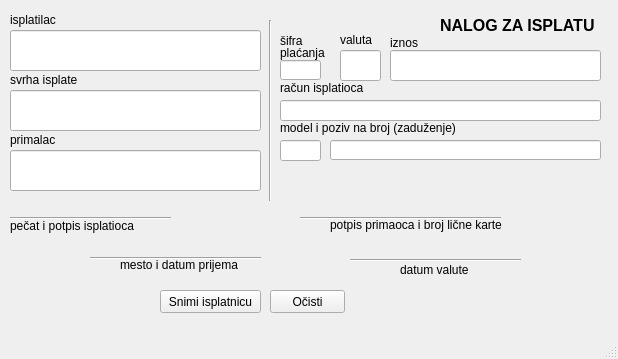
<?xml version="1.0" encoding="UTF-8"?>
<ui version="4.0">
 <class>FormaNalogIsplata</class>
 <widget class="QMainWindow" name="FormaNalogIsplata">
  <property name="geometry">
   <rect>
    <x>0</x>
    <y>0</y>
    <width>618</width>
    <height>359</height>
   </rect>
  </property>
  <property name="windowTitle">
   <string>Nalog za isplatu</string>
  </property>
  <widget class="QWidget" name="centralwidget">
   <widget class="QLabel" name="label_9">
    <property name="geometry">
     <rect>
      <x>340</x>
      <y>30</y>
      <width>51</width>
      <height>20</height>
     </rect>
    </property>
    <property name="text">
     <string>valuta</string>
    </property>
   </widget>
   <widget class="QLineEdit" name="lineEdit">
    <property name="geometry">
     <rect>
      <x>10</x>
      <y>30</y>
      <width>251</width>
      <height>41</height>
     </rect>
    </property>
   </widget>
   <widget class="QLabel" name="label_11">
    <property name="geometry">
     <rect>
      <x>280</x>
      <y>80</y>
      <width>111</width>
      <height>16</height>
     </rect>
    </property>
    <property name="text">
     <string>račun isplatioca</string>
    </property>
   </widget>
   <widget class="Line" name="line">
    <property name="geometry">
     <rect>
      <x>260</x>
      <y>20</y>
      <width>20</width>
      <height>181</height>
     </rect>
    </property>
    <property name="orientation">
     <enum>Qt::Vertical</enum>
    </property>
   </widget>
   <widget class="QLineEdit" name="lineEdit_3">
    <property name="geometry">
     <rect>
      <x>340</x>
      <y>50</y>
      <width>41</width>
      <height>31</height>
     </rect>
    </property>
   </widget>
   <widget class="Line" name="line_4">
    <property name="geometry">
     <rect>
      <x>350</x>
      <y>250</y>
      <width>171</width>
      <height>21</height>
     </rect>
    </property>
    <property name="orientation">
     <enum>Qt::Horizontal</enum>
    </property>
   </widget>
   <widget class="QPushButton" name="pushButton_2">
    <property name="geometry">
     <rect>
      <x>270</x>
      <y>290</y>
      <width>75</width>
      <height>23</height>
     </rect>
    </property>
    <property name="text">
     <string>Očisti</string>
    </property>
   </widget>
   <widget class="QLabel" name="label_7">
    <property name="geometry">
     <rect>
      <x>400</x>
      <y>260</y>
      <width>71</width>
      <height>20</height>
     </rect>
    </property>
    <property name="text">
     <string>datum valute</string>
    </property>
   </widget>
   <widget class="QLineEdit" name="lineEdit_8">
    <property name="geometry">
     <rect>
      <x>280</x>
      <y>140</y>
      <width>41</width>
      <height>21</height>
     </rect>
    </property>
   </widget>
   <widget class="QLabel" name="label_6">
    <property name="geometry">
     <rect>
      <x>120</x>
      <y>249</y>
      <width>121</width>
      <height>31</height>
     </rect>
    </property>
    <property name="text">
     <string>mesto i datum prijema</string>
    </property>
   </widget>
   <widget class="QLineEdit" name="lineEdit_2">
    <property name="geometry">
     <rect>
      <x>280</x>
      <y>60</y>
      <width>41</width>
      <height>20</height>
     </rect>
    </property>
   </widget>
   <widget class="QLineEdit" name="lineEdit_4">
    <property name="geometry">
     <rect>
      <x>10</x>
      <y>90</y>
      <width>251</width>
      <height>41</height>
     </rect>
    </property>
   </widget>
   <widget class="QLineEdit" name="lineEdit_6">
    <property name="geometry">
     <rect>
      <x>280</x>
      <y>100</y>
      <width>321</width>
      <height>21</height>
     </rect>
    </property>
   </widget>
   <widget class="QLabel" name="label_2">
    <property name="geometry">
     <rect>
      <x>10</x>
      <y>70</y>
      <width>91</width>
      <height>20</height>
     </rect>
    </property>
    <property name="text">
     <string>svrha isplate</string>
    </property>
   </widget>
   <widget class="QLineEdit" name="lineEdit_9">
    <property name="geometry">
     <rect>
      <x>330</x>
      <y>140</y>
      <width>271</width>
      <height>20</height>
     </rect>
    </property>
   </widget>
   <widget class="QLabel" name="label_14">
    <property name="geometry">
     <rect>
      <x>280</x>
      <y>43</y>
      <width>47</width>
      <height>20</height>
     </rect>
    </property>
    <property name="text">
     <string>plaćanja</string>
    </property>
   </widget>
   <widget class="QLabel" name="label_12">
    <property name="geometry">
     <rect>
      <x>280</x>
      <y>120</y>
      <width>211</width>
      <height>16</height>
     </rect>
    </property>
    <property name="text">
     <string>model i poziv na broj (zaduženje)</string>
    </property>
   </widget>
   <widget class="QLineEdit" name="lineEdit_5">
    <property name="geometry">
     <rect>
      <x>390</x>
      <y>50</y>
      <width>211</width>
      <height>31</height>
     </rect>
    </property>
   </widget>
   <widget class="Line" name="line_3">
    <property name="geometry">
     <rect>
      <x>90</x>
      <y>250</y>
      <width>171</width>
      <height>16</height>
     </rect>
    </property>
    <property name="orientation">
     <enum>Qt::Horizontal</enum>
    </property>
   </widget>
   <widget class="QLabel" name="label_8">
    <property name="geometry">
     <rect>
      <x>280</x>
      <y>30</y>
      <width>41</width>
      <height>21</height>
     </rect>
    </property>
    <property name="text">
     <string>šifra</string>
    </property>
   </widget>
   <widget class="QLabel" name="label_3">
    <property name="geometry">
     <rect>
      <x>10</x>
      <y>130</y>
      <width>71</width>
      <height>20</height>
     </rect>
    </property>
    <property name="text">
     <string>primalac</string>
    </property>
   </widget>
   <widget class="QLineEdit" name="lineEdit_7">
    <property name="geometry">
     <rect>
      <x>10</x>
      <y>150</y>
      <width>251</width>
      <height>41</height>
     </rect>
    </property>
   </widget>
   <widget class="Line" name="line_2">
    <property name="geometry">
     <rect>
      <x>10</x>
      <y>210</y>
      <width>161</width>
      <height>16</height>
     </rect>
    </property>
    <property name="orientation">
     <enum>Qt::Horizontal</enum>
    </property>
   </widget>
   <widget class="QLabel" name="label_10">
    <property name="geometry">
     <rect>
      <x>390</x>
      <y>32</y>
      <width>51</width>
      <height>21</height>
     </rect>
    </property>
    <property name="text">
     <string>iznos</string>
    </property>
   </widget>
   <widget class="QLabel" name="label">
    <property name="geometry">
     <rect>
      <x>10</x>
      <y>10</y>
      <width>81</width>
      <height>20</height>
     </rect>
    </property>
    <property name="text">
     <string>isplatilac</string>
    </property>
   </widget>
   <widget class="QLabel" name="label_4">
    <property name="geometry">
     <rect>
      <x>440</x>
      <y>10</y>
      <width>161</width>
      <height>31</height>
     </rect>
    </property>
    <property name="font">
     <font>
      <pointsize>12</pointsize>
      <weight>75</weight>
      <bold>true</bold>
     </font>
    </property>
    <property name="text">
     <string>NALOG ZA ISPLATU</string>
    </property>
   </widget>
   <widget class="QLabel" name="label_5">
    <property name="geometry">
     <rect>
      <x>10</x>
      <y>215</y>
      <width>141</width>
      <height>21</height>
     </rect>
    </property>
    <property name="text">
     <string>pečat i potpis isplatioca</string>
    </property>
   </widget>
   <widget class="QPushButton" name="pushButton">
    <property name="geometry">
     <rect>
      <x>160</x>
      <y>290</y>
      <width>101</width>
      <height>23</height>
     </rect>
    </property>
    <property name="text">
     <string>Snimi isplatnicu</string>
    </property>
   </widget>
   <widget class="Line" name="line_5">
    <property name="geometry">
     <rect>
      <x>300</x>
      <y>210</y>
      <width>201</width>
      <height>16</height>
     </rect>
    </property>
    <property name="orientation">
     <enum>Qt::Horizontal</enum>
    </property>
   </widget>
   <widget class="QLabel" name="label_13">
    <property name="geometry">
     <rect>
      <x>330</x>
      <y>209</y>
      <width>211</width>
      <height>31</height>
     </rect>
    </property>
    <property name="text">
     <string>potpis primaoca i broj lične karte</string>
    </property>
   </widget>
  </widget>
  <widget class="QMenuBar" name="menubar">
   <property name="geometry">
    <rect>
     <x>0</x>
     <y>0</y>
     <width>618</width>
     <height>21</height>
    </rect>
   </property>
  </widget>
  <widget class="QStatusBar" name="statusbar"/>
 </widget>
 <resources/>
 <connections/>
</ui>
